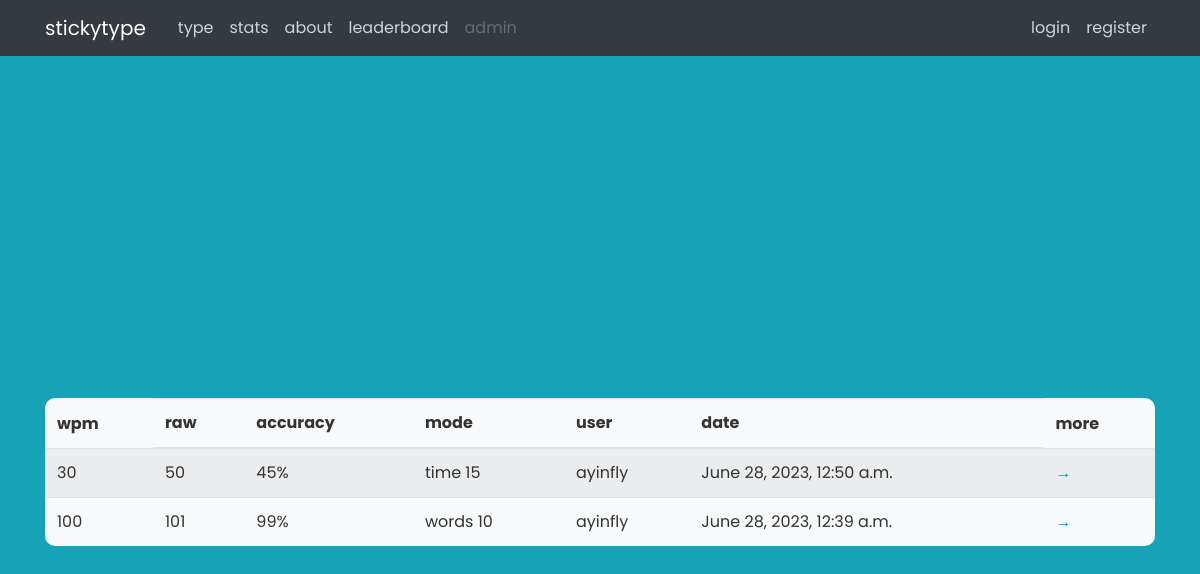
The page /stats/ on the database as committed earlier.
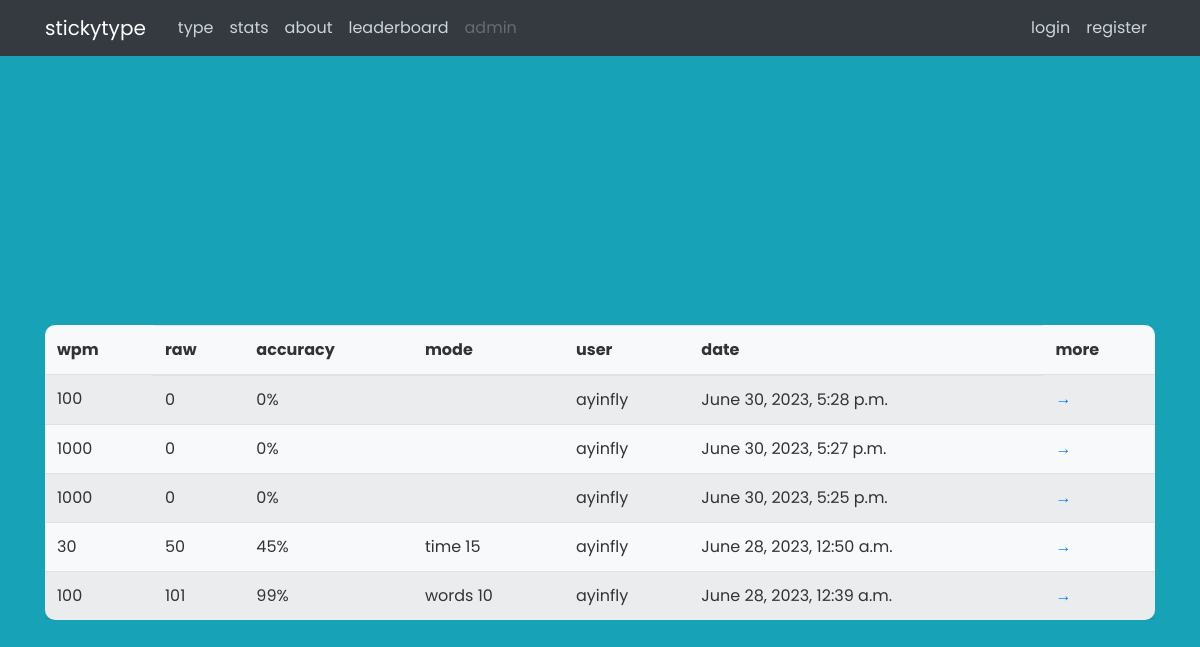
The same page on the database as committed later.
### type/models.py (models this page shows, shortened)
class Stat(models.Model):
    author = models.ForeignKey(User, on_delete=models.CASCADE)
    wpm_total = models.PositiveSmallIntegerField(default=0)
    wpm_raw = models.PositiveSmallIntegerField(default=0)
    time = models.DateTimeField(auto_now_add=True)
    accuracy = models.PositiveSmallIntegerField(default=0)
    mode = models.CharField(max_length=20, default='')

### type/views.py (the view)
# urls.py: path("stats/", StatListView.as_view(), name='type-stats'),
class StatListView(ListView):
    model = Stat
    template_name = 'type/stats.html'
    context_object_name = 'stats'
    ordering = ['-time']

### type/templates/type/stats.html
{% extends "type/base.html" %}
{% block content%}
    <table class="table table-hover table-striped bg-light" style="border-radius: 10px;">
        <thead>
            <tr>
                <th scope="col" style="border: none;">wpm</th>
                <th scope="col">raw</th>
                <th scope="col">accuracy</th>
                <th scope="col">mode</th>
                <th scope="col">user</th>
                <th scope="col">date</th>
                <th scope="col" style="border: none;">more</th>
            </tr>
        </thead>
        <tbody>
            {% for stat in stats %}
                <tr>
                    <td>{{ stat.wpm_total }}</td>
                    <td>{{ stat.wpm_raw }}</td>
                    <td>{{ stat.accuracy }}%</td>
                    <td>{{ stat.mode }}</td>
                    <td>{{ stat.author.username }}</td>
                    <td>{{ stat.time }}</td>
                    <td><a href="{% url 'stat-detail' stat.id %}" class="stretched-link">→</a></td>
                </tr>
            {% endfor %}
        </tbody>
    </table>
{% endblock content%}

Rows that differ between the two databases and show on the page:
added Stat: wpm_total "100", wpm_raw "0", accuracy "0", author.username "ayinfly", time "June 30, 2023, 5:28 p.m."
added Stat: wpm_total "1000", wpm_raw "0", accuracy "0", author.username "ayinfly", time "June 30, 2023, 5:27 p.m."
added Stat: wpm_total "1000", wpm_raw "0", accuracy "0", author.username "ayinfly", time "June 30, 2023, 5:25 p.m."
